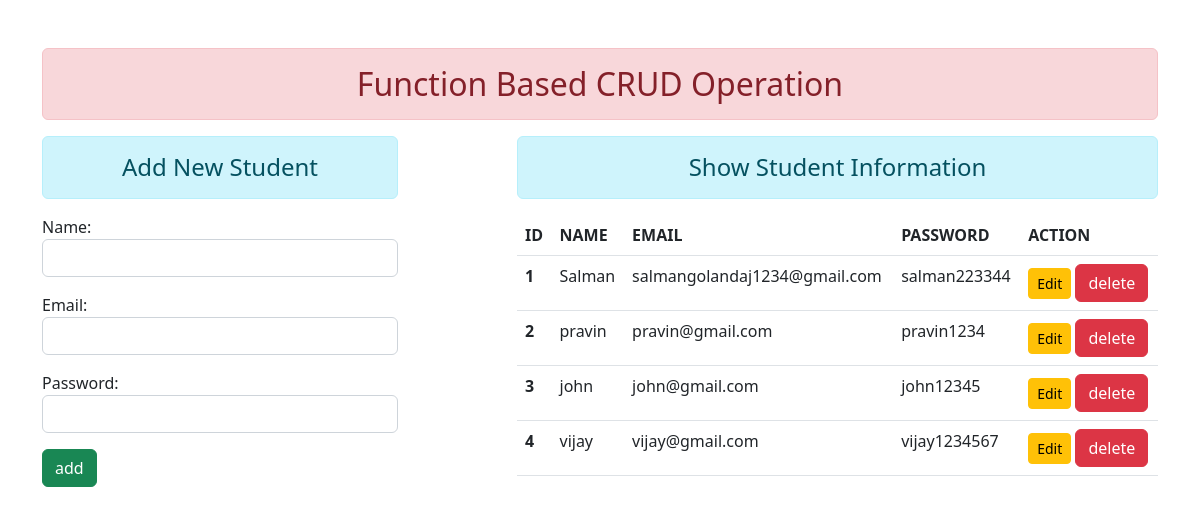
Screenshot of /firstapp/a1/ with the database file from the repository.
### firstapp/models.py (models this page shows)
class User(models.Model):
    name=models.CharField(max_length=100)
    email=models.EmailField(max_length=100)
    password=models.CharField(max_length=100)

### firstapp/views.py (the view)
# urls.py: path('a1/',views.add_show,name='add'),
def add_show(request):
    if request.method=="POST":
        fm=studentRegistration(request.POST)
        if fm.is_valid():
            nm=fm.cleaned_data['name']
            em=fm.cleaned_data['email']
            pw=fm.cleaned_data['password']
            reg=User(name=nm,email=em,password=pw)
            reg.save()
            fm=studentRegistration()
    else:
        fm=studentRegistration()
    stud=User.objects.all()
    return render(request,'firstapp/Show.html', {'form':fm ,'stu':stud} )

### firstapp/forms.py
class studentRegistration(forms.ModelForm):
    class Meta:
        model=User
        fields=['name','email','password']
        widgets={
            'name':forms.TextInput(attrs={'class':'form-control'}),
            'email':forms.EmailInput(attrs={'class':'form-control'}),
            'password':forms.PasswordInput(attrs={'class':'form-control'})
        }

### Templates/firstapp/Show.html (shortened to what this page needs)
{% extends 'firstapp/base.html' %}
{% block content %}
        <div class="row">
            <div class="col-sm-4">
                <h4 class="text-center alert alert-info">Add New Student</h4>
                <form action="" method="POST">
                   {{ form.as_p }}
                   <input type="submit" class="btn btn-success" value="add">
                </form>
            </div>
            <div class ='col-sm-7 offset-1'>
                <h4 class="text-center alert alert-info">Show Student Information</h4>
                {% if stu %}
                 <table class="table table-hover">
                        <thead>
                          <tr>
                            <th scope="col">ID</th>
                            <th scope="col">NAME</th>
                            <th scope="col">EMAIL</th>
                            <th scope="col">PASSWORD</th>
                            <th scope="col">ACTION</th>
                          </tr>
                        </thead>
                        <tbody>
                         {% for st in stu %}
                          <tr>
                             <th scope="row">{{ st.id }}</th>
                             <td>{{ st.name }}</td>
                             <td>{{ st.email }}</td>
                             <td>{{ st.password }}</td>
                             <td>
                                <a href="{% url 'updatedata' st.id %}" class="btn btn-warning btn-sm">Edit</a>
                                <form action="{% url 'deletedata' st.id %}" method="POST" class="d-inline">
                                    <input type="submit" class="btn btn-danger" value="delete">
                                </form>
                             </td>
                          </tr>
                         {% endfor %}
                        </tbody>
                 </table>
                {% else %}
                    <h4 class="text-center alert alert-warning">No Records Found</h4>
                {% endif %}
            </div>
        </div>
{% endblock content %}

### Templates/firstapp/base.html (shortened to what this page needs)
<!DOCTYPE html>
{% load static %}
<html lang="en">
<head>
    <link rel="stylesheet" href="{% static 'css/bootstrap.min.css' %}">
</head>
<body>
    <div class="container mt-5">
        <h2 class="text-center alert alert-danger">Function Based CRUD Operation</h2>
        {% block content %}
        {% endblock content %}
    </div>
</body>
</html>

### rows the page displays
User: id "1", name "Salman", email "salmangolandaj1234@gmail.com", password "salman223344"
User: id "2", name "pravin", email "pravin@gmail.com", password "pravin1234"
User: id "3", name "john", email "john@gmail.com", password "john12345"
User: id "4", name "vijay", email "vijay@gmail.com", password "vijay1234567"
